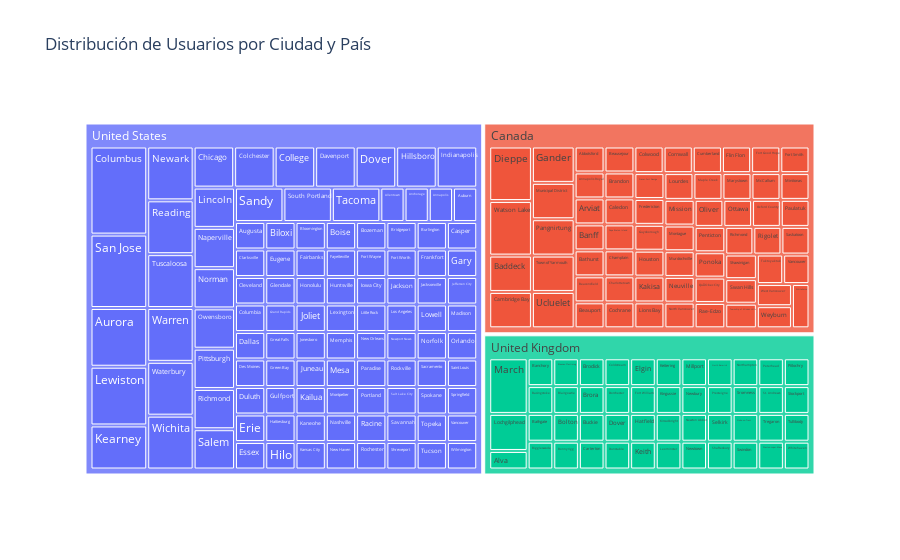

Notebook cell for this chart:
### Markdown cell above
Exercici 5: Classifiquem les ciutats per país amb un treemap observem aquelles amb el nom més gran el seu count d'usuaris també ho és

### Code cell
# Exercici 5 Dues variables categòriques.
import pandas as pd
import plotly.express as px
import sqlite3

# Conectar a la base de datos SQLite (ajusta esto según tu base de datos real)
import mysql.connector

cnx = mysql.connector.connect(user='root', password='bernat1714',
                              host='127.0.0.1',
                              database='sprint4')

# Consulta SQL para contar la cantidad de usuarios por ciudad y país
query = """
SELECT country, city, COUNT(id) as user_count
FROM users
GROUP BY country, city
"""

# Leer datos de la consulta SQL en un DataFrame de pandas
df = pd.read_sql_query(query, cnx)


# Crear el treemap con plotly
fig = px.treemap(df, path=['country', 'city'], values='user_count',
                 title='Distribución de Usuarios por Ciudad y País')

# Mostrar el treemap
fig.show()

### Figure 1 — Plotly figure (JSON) as saved in the notebook; plotly's stock layout.template omitted (floating-point values rounded to 4 significant figures; data arrays with more than 128 entries replaced by an {"elided": "..."} marker saying what was removed)
{"data": [{"branchvalues": "total", "domain": {"x": [0, 1], "y": [0, 1]}, "hovertemplate": "labels=%{label}<br>user_count=%{value}<br>parent=%{parent}<br>id=%{id}<extra></extra>", "ids": {"elided": "218 str values"}, "labels": {"elided": "218 str values"}, "name": "", "parents": {"elided": "218 str values"}, "type": "treemap", "values": {"elided": "218 int values"}}], "layout": {"legend": {"tracegroupgap": 0}, "title": {"text": "Distribución de Usuarios por Ciudad y País"}}}
